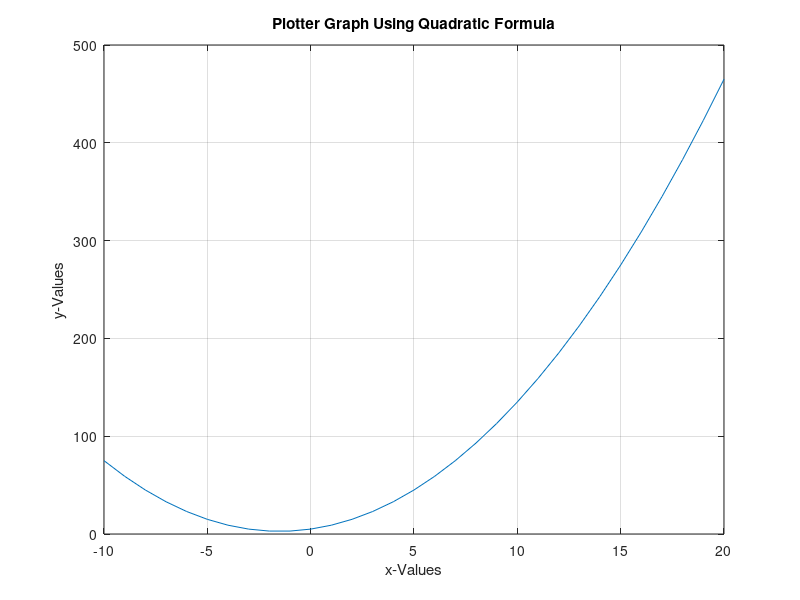

This figure's MATLAB source:
x = -10:1:20
y = x .^2 + 3*x + 5
%Much easier to put data into the csv compared to java
plot(x,y); %plots the x and y into a graph
grid on %makes lines visible on graph so you can see points it is crossing
%Labels the x and y axis and gives graph a title
xlabel ("x-Values")
ylabel ("y-Values")
title("Plotter Graph Using Quadratic Formula")
%Put the x and y into a values variable to make it easier to input into csv in the correct format
values = [x',y']
csvwrite("octavePlotter.csv", values)
